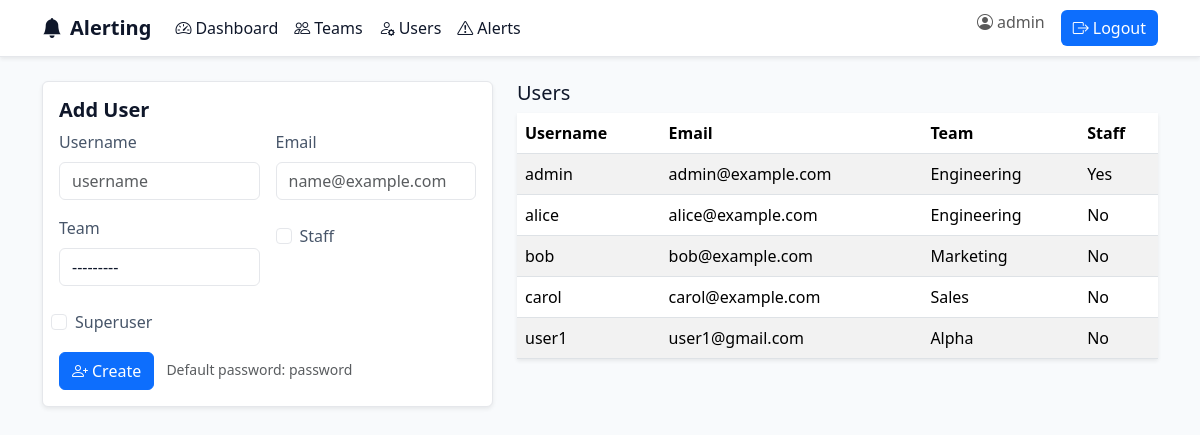
The app's page /users/ (signed in) with its own data.
### notifications/models.py (models this page shows, shortened)
class User(AbstractUser):
    team = models.ForeignKey(Team, on_delete=models.SET_NULL, null=True, blank=True, related_name='users')

class Team(models.Model):
    name = models.CharField(max_length=100, unique=True)
    def __str__(self) -> str:
        return self.name

### notifications/web_views.py (the view)
# urls.py: path('users/', web_views.manage_users, name='manage_users'),
@login_required
@staff_required
def manage_users(request):
    if request.method == "POST":
        form = AdminUserForm(request.POST)
        if form.is_valid():
            user = form.save()
            if not user.has_usable_password():
                user.set_password("password")
                user.save()
            messages.success(request, "User created (default password: password)")
            return redirect("manage_users")
    else:
        form = AdminUserForm()
    users = User.objects.select_related("team").all()
    return render(request, "manage_users.html", {"form": form, "users": users})

### notifications/forms.py
class AdminUserForm(BaseStyledModelForm):
    class Meta:
        model = User
        fields = ["username", "email", "team", "is_staff", "is_superuser"]
        widgets = {
            "username": forms.TextInput(attrs={"placeholder": "username"}),
            "email": forms.EmailInput(attrs={"placeholder": "name@example.com"}),
        }

### notifications/web_views.py (called while the page is built)
def staff_required(view):
    return user_passes_test(lambda u: u.is_staff, login_url="/login/")(view)

### templates/manage_users.html (shortened to what this page needs)
{% extends 'base.html' %}
{% block content %}
<div class="row">
  <div class="col-md-5">
    <div class="card mb-3 shadow-sm"><div class="card-body">
      <h5 class="card-title">Add User</h5>
      <form method="post" class="row g-3">
        <div class="col-md-6">
          <label class="form-label">Username</label>
          {{ form.username }}
        </div>
        <div class="col-md-6">
          <label class="form-label">Email</label>
          {{ form.email }}
        </div>
        <div class="col-md-6">
          <label class="form-label">Team</label>
          {{ form.team }}
        </div>
        <div class="col-md-3 form-check mt-4 ms-2">
          {{ form.is_staff }} <label class="form-check-label">Staff</label>
        </div>
        <div class="col-md-3 form-check mt-4">
          {{ form.is_superuser }} <label class="form-check-label">Superuser</label>
        </div>
        <div class="col-12">
          <button class="btn btn-primary"><i class="bi bi-person-plus me-1"></i>Create</button>
          <small class="text-muted ms-2">Default password: password</small>
        </div>
      </form>
    </div></div>
  </div>
  <div class="col-md-7">
    <h5>Users</h5>
    <table class="table table-striped table-hover shadow-sm">
      <thead><tr><th>Username</th><th>Email</th><th>Team</th><th>Staff</th></tr></thead>
      <tbody>
        {% for u in users %}
          <tr><td>{{ u.username }}</td><td>{{ u.email }}</td><td>{{ u.team|default:'—' }}</td><td>{{ u.is_staff|yesno:'Yes,No' }}</td></tr>
        {% empty %}
          <tr><td colspan="4">No users yet.</td></tr>
        {% endfor %}
      </tbody>
    </table>
  </div>
</div>
{% endblock %}

### templates/base.html (shortened to what this page needs)
<!DOCTYPE html>
<html lang="en">
<head>
  <link href="https://cdn.jsdelivr.net/npm/bootstrap@5.3.3/dist/css/bootstrap.min.css" rel="stylesheet">
  <link rel="stylesheet" href="https://cdn.jsdelivr.net/npm/bootstrap-icons@1.11.3/font/bootstrap-icons.min.css">
  <link rel="stylesheet" href="/static/app.css">
</head>
<body>
  <nav class="navbar navbar-expand-lg shadow-sm">
    <div class="container">
      <a class="navbar-brand d-flex align-items-center" href="/"><i class="bi bi-bell-fill me-2"></i>Alerting</a>
      <div class="collapse navbar-collapse" id="navbarsExample">
        <ul class="navbar-nav me-auto mb-2 mb-lg-0">
          {% if user.is_authenticated %}
            <li class="nav-item"><a class="nav-link" href="/dashboard/"><i class="bi bi-speedometer2 me-1"></i>Dashboard</a></li>
            {% if user.is_staff %}
              <li class="nav-item"><a class="nav-link" href="/teams/"><i class="bi bi-people me-1"></i>Teams</a></li>
              <li class="nav-item"><a class="nav-link" href="/users/"><i class="bi bi-person-gear me-1"></i>Users</a></li>
              <li class="nav-item"><a class="nav-link" href="/alerts/"><i class="bi bi-exclamation-triangle me-1"></i>Alerts</a></li>
            {% endif %}
          {% endif %}
        </ul>
        <ul class="navbar-nav ms-auto">
          {% if user.is_authenticated %}
            <li class="nav-item"><span class="navbar-text me-3"><i class="bi bi-person-circle me-1"></i>{{ user.username }}</span></li>
            <li class="nav-item"><a class="btn btn-light" href="/logout/"><i class="bi bi-box-arrow-right me-1"></i>Logout</a></li>
          {% else %}
            <li class="nav-item"><a class="btn btn-light" href="/login/"><i class="bi bi-box-arrow-in-right me-1"></i>Login</a></li>
          {% endif %}
        </ul>
      </div>
    </div>
  </nav>
  <main class="container py-4">
    {% block content %}{% endblock %}
  </main>
  </body>
</html>

### static/app.css (style rules this page uses)
:root { --bg: #f8fafc; --surface: #ffffff; --border: #e5e7eb; --primary: #0d6efd; --text: #0f172a; --text-muted: #475569; }
body { background-color: var(--bg); color: var(--text); }
.navbar { background-color: var(--surface) !important; border-bottom: 1px solid var(--border); }
.navbar .nav-link, .navbar .navbar-brand { color: var(--text) !important; }
.navbar .btn.btn-light { background: var(--primary); border: none; color: #fff !important; }
.card { background-color: var(--surface); color: var(--text); border: 1px solid var(--border); }
.card-title { font-weight: 600; }
.table { color: var(--text); }
.table thead { color: var(--text); }
.btn-primary { background: var(--primary); border-color: var(--primary); color: #fff; }
.navbar-brand { font-weight: 700; }
a, .nav-link { color: var(--primary); }
input, select, textarea { background: #ffffff !important; color: var(--text) !important; border: 1px solid var(--border) !important; }
label { color: var(--text-muted); }

### records on screen
User: username "admin", email "admin@example.com", team "Engineering", is_staff "Yes"
User: username "alice", email "alice@example.com", team "Engineering", is_staff "No"
User: username "bob", email "bob@example.com", team "Marketing", is_staff "No"
User: username "carol", email "carol@example.com", team "Sales", is_staff "No"
User: username "user1", email "user1@gmail.com", team "Alpha", is_staff "No"
